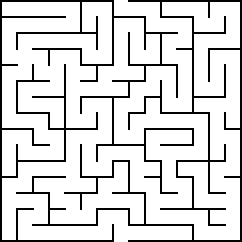
#> input picture data/maze_2.jpg, 242 x 242 px
$ python mazeSolver.py
#> lines starting #> are read from the running program, lines starting #| are printed output that depends on the picture; after the words box and inside, x2 and y2 are one past the last pixel; in counts of white or black regions, pixels touching at a corner belong together
import cv2
import numpy as np

img = cv2.imread('data/maze_2.jpg')
#> img is the input picture: shape (242, 242, 3); 86.1% white; black in thin lines or dots

# Binary conversion
gray = cv2.cvtColor(img, cv2.COLOR_BGR2GRAY)
#> gray: shape (242, 242); 86.1% white; black in thin lines or dots
ret, thresh = cv2.threshold(gray, 127, 255, cv2.THRESH_BINARY_INV)
#> thresh: shape (242, 242); 13.9% white in thin lines or dots

# Contours
contours, hierarchy = cv2.findContours(thresh, cv2.RETR_EXTERNAL,
                                       cv2.CHAIN_APPROX_NONE)
#> contours = 2 contours; box (x1, y1, x2, y2) and area: (0, 0, 194, 242) 2186, (16, 0, 242, 242) 1959
cv2.drawContours(thresh, contours, 0, (0, 0, 255), 5)
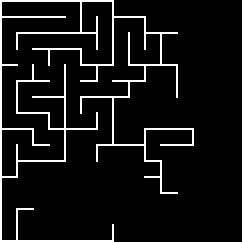
#> thresh: shape (242, 242); 7.3% white in thin lines or dots, all inside (x1, y1, x2, y2) = (0, 0, 194, 242)
ret, thresh = cv2.threshold(thresh, 240, 255, cv2.THRESH_BINARY)

# Dilate
kernel = np.ones((19, 19), np.uint8)
dilation = cv2.dilate(thresh, kernel, iterations=1)
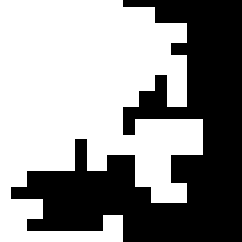
#> dilation: shape (242, 242); 56.9% white; 1 black region, box (x1, y1, x2, y2) and area: (11, 0, 242, 242) 25214

# Erosion
erosion = cv2.erode(dilation, kernel, iterations=1)
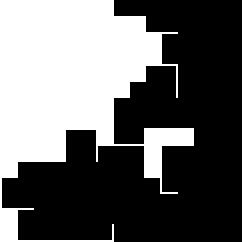
#> erosion: shape (242, 242); 39.5% white; 1 white region, box (x1, y1, x2, y2) and area: (0, 0, 194, 242) 23108
diff = cv2.absdiff(dilation, erosion)
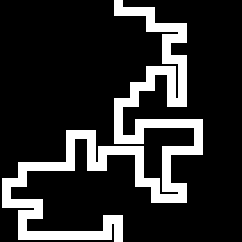
#> diff: shape (242, 242); 17.5% white; 1 white region, box (x1, y1, x2, y2) and area: (2, 0, 203, 242) 10242

# splitting the channels of maze
b, g, r = cv2.split(img)
mask_inv = cv2.bitwise_not(diff)

# masking out the green and red colour from the solved path
r = cv2.bitwise_and(r, r, mask=mask_inv)
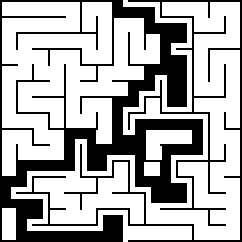
#> r: shape (242, 242); 68.6% white; 2 black regions, box (x1, y1, x2, y2) and area: (0, 0, 203, 242) 14534, (16, 0, 242, 242) 3844
g = cv2.bitwise_and(g, g, mask=mask_inv)

res = cv2.merge((b, g, r))
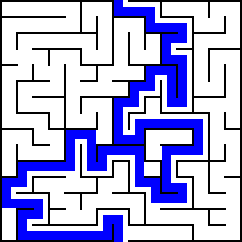
#> res: shape (242, 242, 3); mean B, G, R 219.6, 175, 175
cv2.imshow('Solved Maze', res)

cv2.waitKey(0)
cv2.destroyAllWindows()
